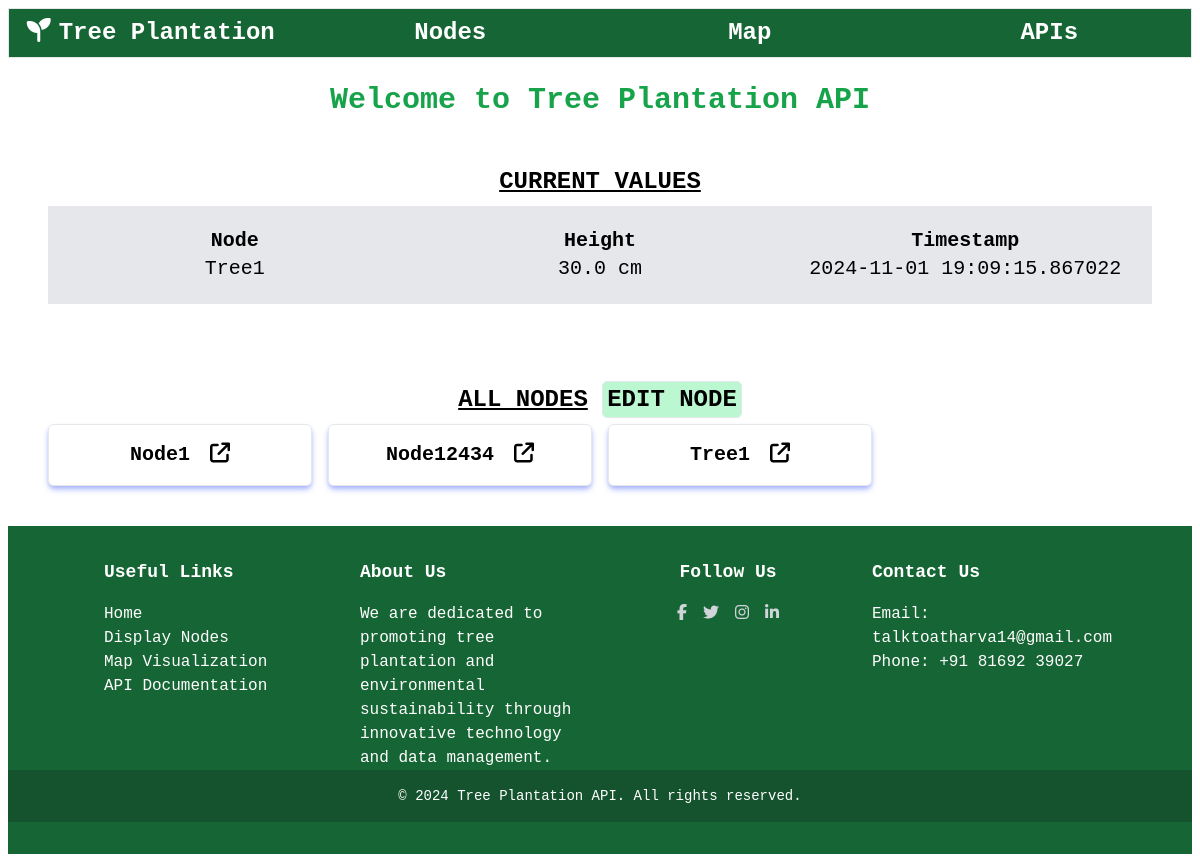
The page /displaynode on the database its author committed.
### tables this page shows
CREATE TABLE NodeValues (
                            id INTEGER PRIMARY KEY AUTOINCREMENT,
                            nodename TEXT NOT NULL,
                            height REAL NOT NULL,
                            timestamp DATETIME DEFAULT CURRENT_TIMESTAMP,
                            ipaddress TEXT
                        );

### app.py (the view)
@app.route('/displaynode')
def display_node():
    conn = get_db_connection()
    unique_nodes = conn.execute("SELECT DISTINCT nodename FROM NodeValues").fetchall()
    latest_record = conn.execute("SELECT * FROM NodeValues ORDER BY timestamp DESC LIMIT 1").fetchone()
    conn.close()
    return render_template('display_nodes.html', nodes=unique_nodes, latest_record=latest_record)

### app.py (called while the page is built)
def get_db_connection():
    try:
        conn = sqlite3.connect(DATABASE)
        conn.row_factory = sqlite3.Row
        conn.execute('''CREATE TABLE IF NOT EXISTS NodeValues (
                            id INTEGER PRIMARY KEY AUTOINCREMENT,
                            nodename TEXT NOT NULL,
                            height REAL NOT NULL,
                            timestamp DATETIME DEFAULT CURRENT_TIMESTAMP,
                            ipaddress TEXT
                        )''')
        conn.execute('''CREATE TABLE IF NOT EXISTS NodeData (
                            nodename TEXT PRIMARY KEY,
                            latitude REAL,
                            longitude REAL
                        )''')
        return conn
    except sqlite3.Error as e:
        logging.error(f"Database connection error: {e}")
        return None

### templates/display_nodes.html (shortened to what this page needs)
{% extends "base.html" %}
{% block content %}
    <section class="px-1 md:px-10">
        <h1 class="text-center text-3xl my-4 font-bold text-green-600 p-2">Welcome to Tree Plantation API</h1>
        <h2 class="mt-10 text-2xl text-center uppercase font-bold underline mb-2">
            Current Values
        </h2>
        <div class="grid grid-cols-3 bg-gray-200 text-center text-sm md:text-xl p-1">
            <div class="py-4 border"><strong>Node</strong>     <br>{{ latest_record['nodename'] }}</div>
            <div class="py-4 border"><strong>Height</strong>   <br>{{ latest_record['height'] }} cm </div>
            <div class="py-4 border"><strong>Timestamp</strong><br>{{ latest_record['timestamp'] }}</div>
        </div>
        <h2 class="mt-20 text-2xl text-center uppercase font-bold mb-2">
            <p class="underline inline">All Nodes</p> <a href="/edit" class="p-1 border rounded-md bg-green-200 hover:bg-green-600 hover:text-white">Edit Node</a>
        </h2>
        <div class="grid grid-cols-2 md:grid-cols-4 gap-4 text-sm md:text-xl">
            {% for node in nodes %}
            <a href="{{ url_for('display_node_data', nodename=node['nodename']) }}" class="py-4 border rounded-md shadow shadow-md shadow-indigo-300 text-center hover:bg-green-300">
                <b>{{ node['nodename'] }}</b> <i class="fa-solid fa-arrow-up-right-from-square ml-2"></i>
            </a>
            {% endfor %}
        </div>
    </section>
{% endblock %}

### rows shown on the page
NodeValues: nodename "Tree1", height "30.0", timestamp "2024-11-01 19:09:15.867022"

### other values the page prints
{{ node['nodename'] }} "Node1" "Node12434" "Tree1"
